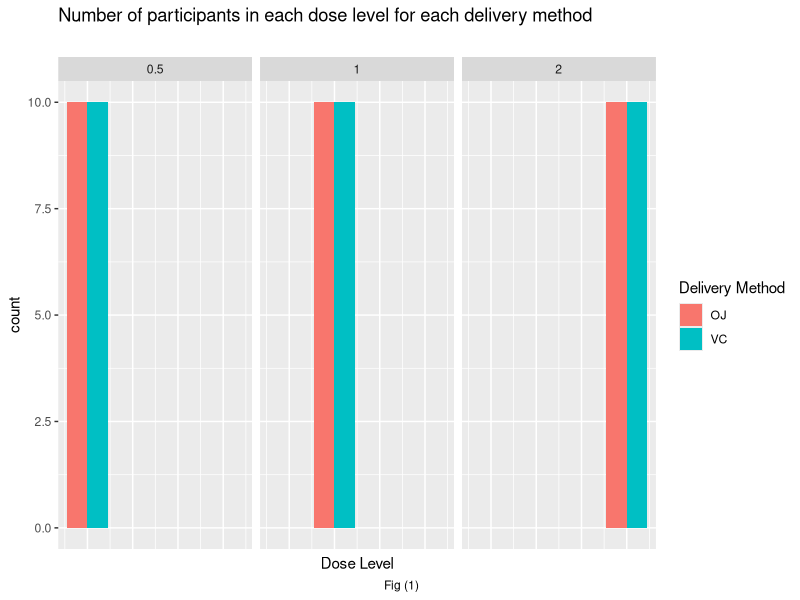
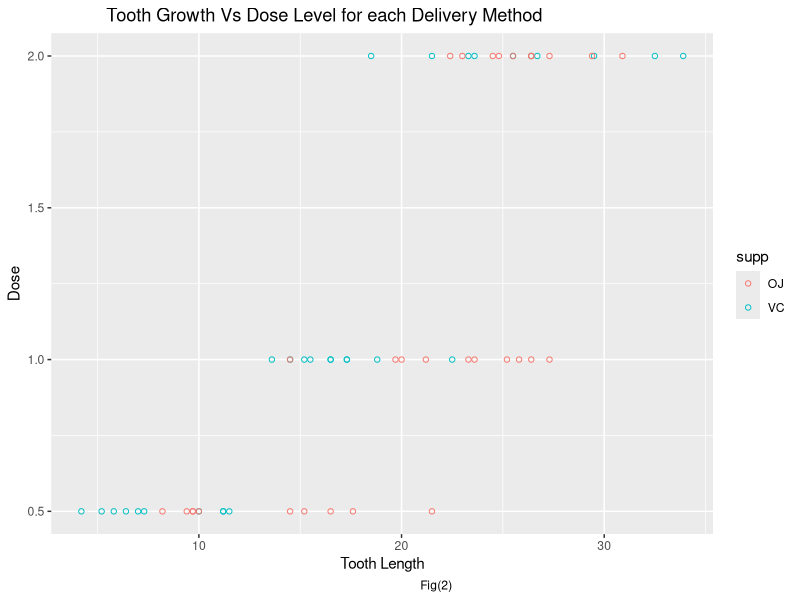
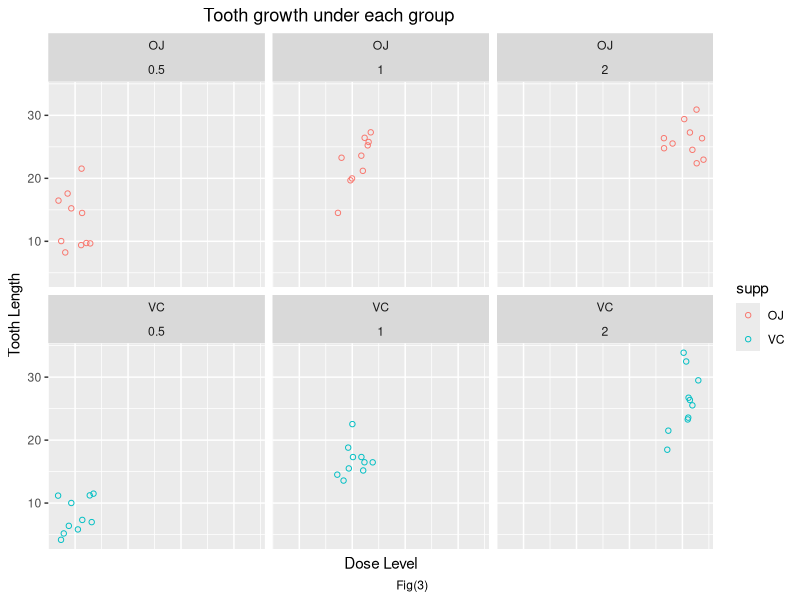
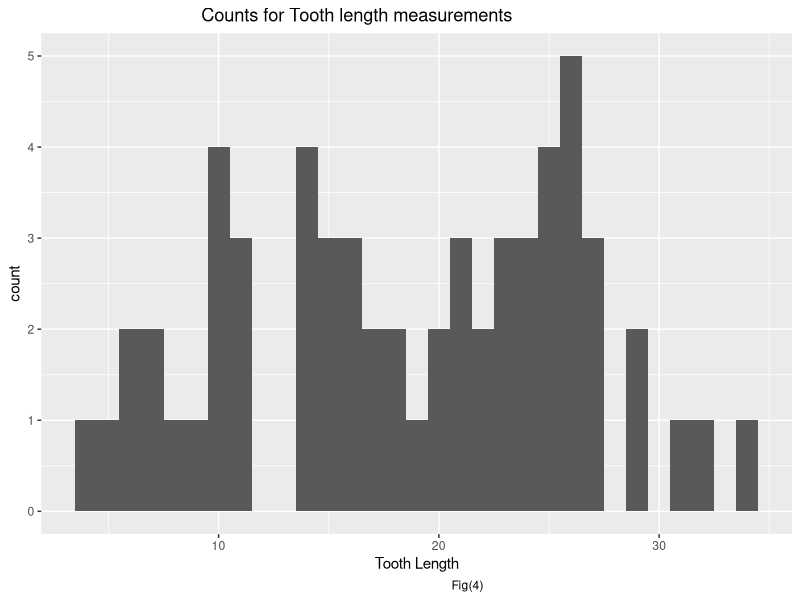
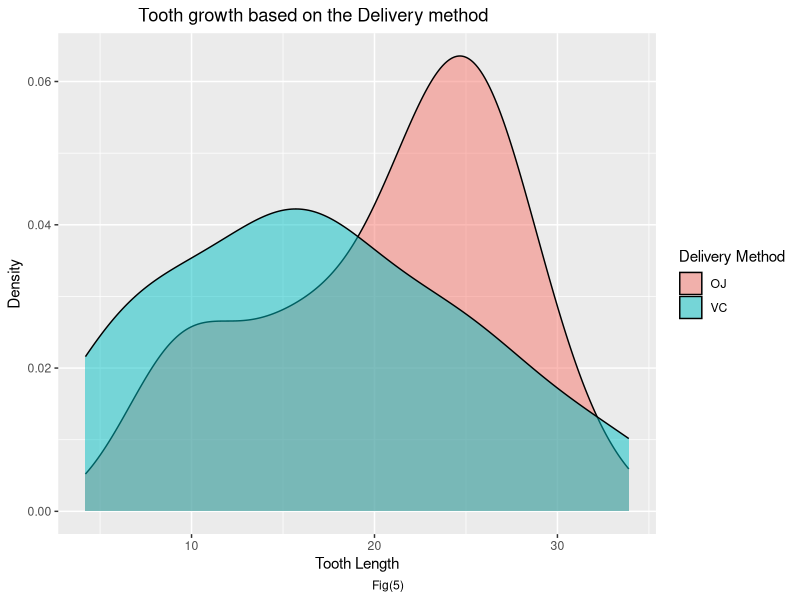
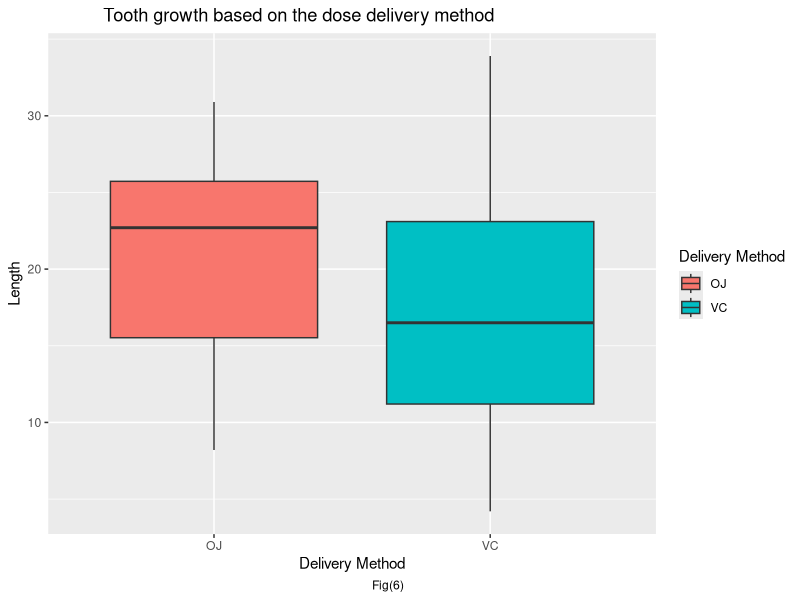
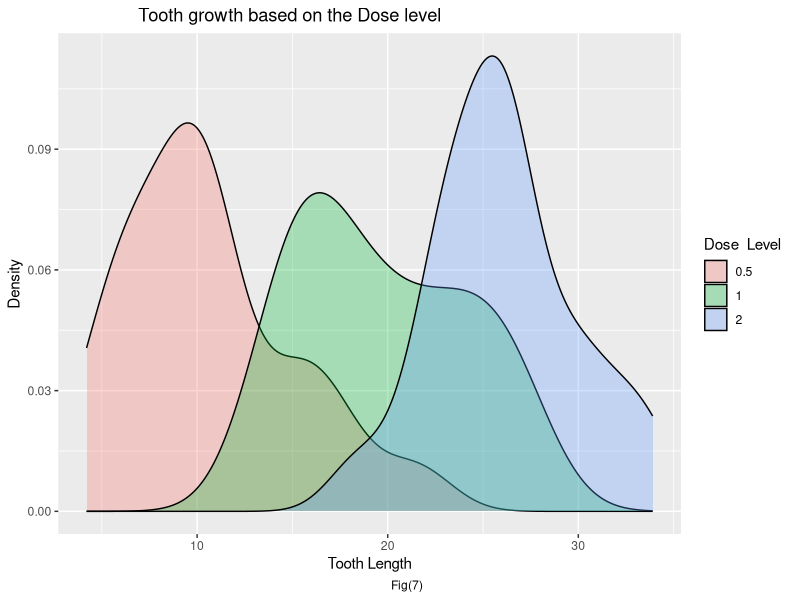
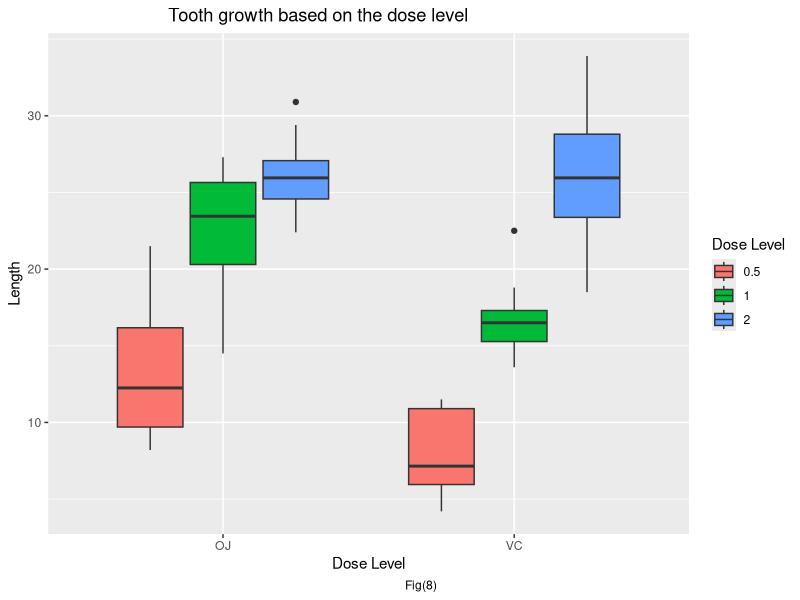

The R source for these figures, in order:
## ---- chunk 1
library(ggplot2)
ggplot(ToothGrowth,aes(x=dose,fill=supp))+
  theme(axis.ticks.x=element_blank(), axis.text.x =element_blank() )+
  geom_bar(position = "dodge")+
  labs(title="Number of participants in each dose level for each delivery method ",x="Dose Level", fill="Delivery Method", subtitle = "", 
        caption = "Fig (1)                                                                               ")+
  facet_wrap(~ dose)
## ---- chunk 2
ggplot(ToothGrowth, aes(len,dose,shape=supp,color=supp)) + 
  geom_point(shape=1) +
  labs(title="           Tooth Growth Vs Dose Level for each Delivery Method",x="Tooth Length",y="Dose",
       caption = "Fig(2)                                                                                       ")

## ---- chunk 3
ggplot(ToothGrowth,aes(x=dose,y=len,color=supp))+
  geom_point(shape=1,position="jitter")+
  labs(title="                               Tooth growth under each group",x="Dose Level",y="Tooth Length", caption="Fig(3)                                                                                               ")+
  facet_wrap(supp~dose)+
    theme(axis.ticks.x=element_blank(), axis.text.x =element_blank() )

## ---- chunk 4
ggplot(ToothGrowth,aes(x=len))+
geom_histogram(binwidth = 1)+
labs(title="                                Counts for Tooth length measurements ",x="Tooth Length",
 caption = "Fig(4)                                                                                                       ")
## ---- chunk 5
library(ggridges)
ggplot(ToothGrowth,aes(x=len,fill=supp))+
geom_density(alpha=0.5)+
  labs(title="                Tooth growth based on the Delivery method",x="Tooth Length",y="Density",fill="Delivery Method", caption = "Fig(5)                                                                                    ")
 


## ---- chunk 6
ggplot(ToothGrowth, aes(x = supp, y = len)) + geom_boxplot(aes(fill = supp))+
  labs(title="           Tooth growth based on the dose delivery method",x="Delivery Method",y="Length",fill="Delivery Method", caption = "Fig(6)                                                                                    ")
## ---- chunk 7
library(ggridges)
ToothGrowth$dose <- as.factor(ToothGrowth$dose)
ggplot(ToothGrowth,aes(x=len, fill=dose)) + geom_density(alpha=0.3)+
  labs(title="                Tooth growth based on the Dose level",x="Tooth Length",y="Density",fill="Dose  Level ",caption = "Fig(7)                                                                                      ")
 
## ---- chunk 8
ggplot(ToothGrowth, aes(x = supp, y = len)) + geom_boxplot(aes(fill = dose))+
  labs(title="                        Tooth growth based on the dose level",x="Dose Level",y="Length",fill="Dose Level", caption = "Fig(8)                                                                                    ")
